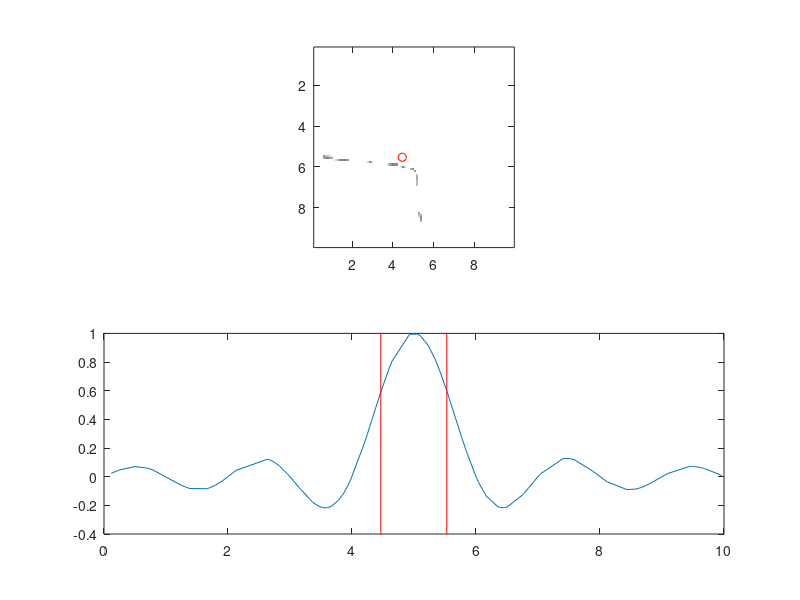

This chart was generated by the following MATLAB code:
function [x0, x1] = getHalfAreaInterval(x, y)

makePlot = nargin == 0;

if nargin==0
    
    x = sort(rand(100, 1) * 10);
    
    y = sinc(x-5);
    
end

z = cumtrapz(x, abs(y));

n = 1:length(x);

[n0, n1] = meshgrid(n, n);

areas = (z(n1) - z(n0)) / z(end);

intSize = n1-n0; % interval sizes

cost = abs(areas-0.5); % cost function

costTol = 0.01; % cost tolerance

k = find(cost < costTol);

[~, ind] = min(intSize(k));

k2 = k(ind);

xs = x([n0(k2) n1(k2)]);

x0 = xs(1); x1 = xs(2);

if makePlot
    
    clf;
    
    subplot(2, 1, 1);
    
    mn = min(x); mx = max(x);
    
    imagesc(x, x, cost, [-1 1] * costTol); colormap(gray);
    
    hold on;
    
    plot(xs(1), xs(2), 'ro');
    
    axis equal;
    
    axis([mn mx mn mx]);
    
    subplot(2, 1, 2);
    
    plot(x, y);
    
    a = axis;
    
    hold on;
    
    plot([1 1] * xs(1), [-1 1] * 1e5, 'r');
    
    plot([1 1] * xs(2), [-1 1] * 1e5, 'r');
    
    axis(a);
    
    drawnow
    
end

end